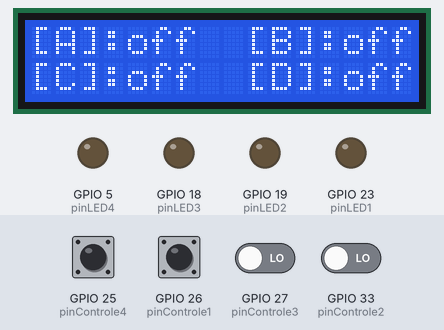
Bench run of a sketch on a simulated ESP32. On the bench: 16×2 character LCD, output pins drawn as LEDs (lit = HIGH). Inputs (shaded band) come from the test bench; at power-on: GPIO 25 (pinControle4), GPIO 26 (pinControle1), GPIO 27 (pinControle3), GPIO 33 (pinControle2) LOW.

Above: at 1.2 s.
1.3 s: GPIO 25 (pinControle4) driven HIGH
At 2.5 s:
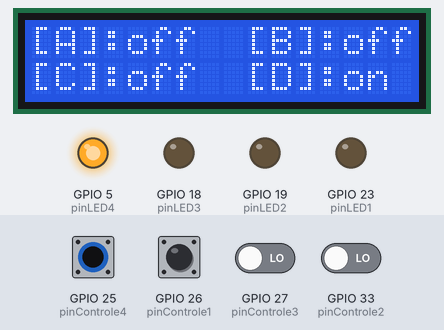
2.8 s: GPIO 26 (pinControle1) driven HIGH
At 4.0 s:
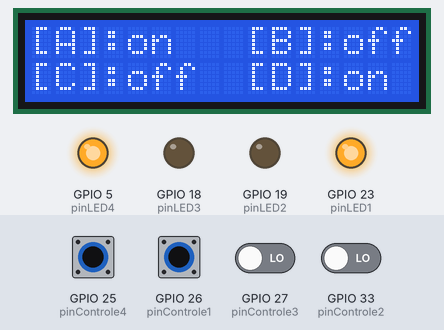
4.3 s: GPIO 27 (pinControle3) driven HIGH
At 5.3 s:
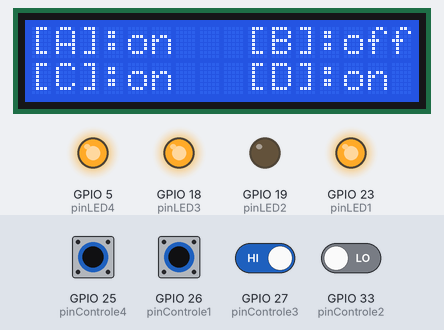
5.8 s: GPIO 33 (pinControle2) driven HIGH
At 7.0 s:
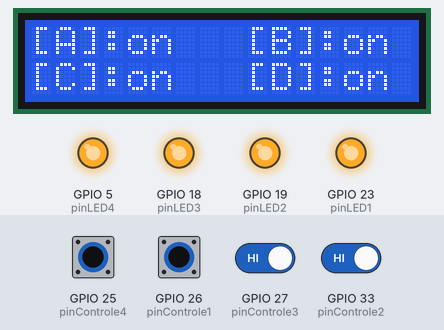
7.3 s: GPIO 25 (pinControle4) pulsed LOW 5 times (0.12 s each, 0.3 s apart)
At 9.4 s:
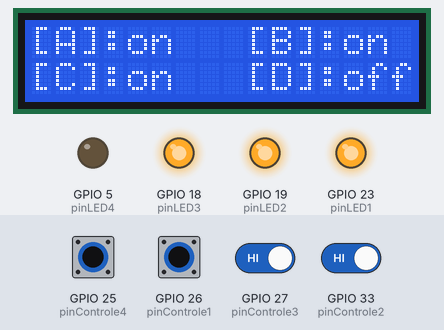
10.3 s: GPIO 26 (pinControle1) pulsed LOW 2 times (0.12 s each, 0.3 s apart)
At 10.59 s:
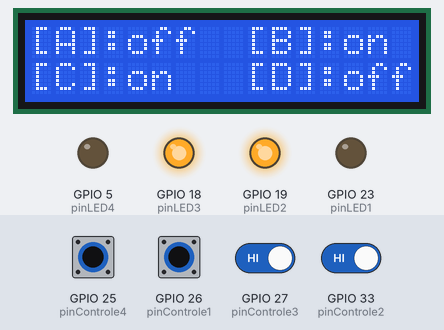
Timing chart, 0 to 13.3 s (numbered marks = the images above; inputs shaded):
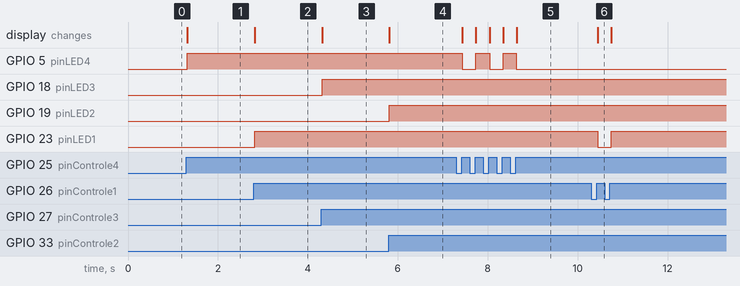

The sketch:

Q0966-Sketch.ino
```cpp
#define pinControle1 26
#define pinControle2 33
#define pinControle3 27
#define pinControle4 25

#define pinLED1 23
#define pinLED2 19
#define pinLED3 18
#define pinLED4 5

#include <Wire.h>
#include <LiquidCrystal_I2C.h>

LiquidCrystal_I2C lcd(0x3F,16,2);  // padrao 0x27

bool estadoCanal1;
bool estadoCanal2;
bool estadoCanal3;
bool estadoCanal4;

bool estadoCanal1Ant;
bool estadoCanal2Ant;
bool estadoCanal3Ant;
bool estadoCanal4Ant;

bool canal1;
bool canal2;
bool canal3;
bool canal4;


void setup()
{
  pinMode(pinControle1, INPUT);
  pinMode(pinControle2, INPUT);
  pinMode(pinControle3, INPUT);
  pinMode(pinControle4, INPUT);

  pinMode(pinLED1, OUTPUT);
  pinMode(pinLED2, OUTPUT);
  pinMode(pinLED3, OUTPUT);
  pinMode(pinLED4, OUTPUT);

  lcd.init();
  lcd.backlight();

  lcd.setCursor(0,0);
  lcd.print("[A]:     [B]:");
  lcd.setCursor(0,1);
  lcd.print("[C]:     [D]:");
}


void loop()
{
  estadoCanal1 = digitalRead(pinControle1);
  if (estadoCanal1 && !estadoCanal1Ant) { canal1 = !canal1; }
  estadoCanal1Ant = estadoCanal1;

  estadoCanal2 = digitalRead(pinControle2);
  if (estadoCanal2 && !estadoCanal2Ant) { canal2 = !canal2; }
  estadoCanal2Ant = estadoCanal2;

  estadoCanal3 = digitalRead(pinControle3);
  if (estadoCanal3 && !estadoCanal3Ant) { canal3 = !canal3; }
  estadoCanal3Ant = estadoCanal3;

  estadoCanal4 = digitalRead(pinControle4);
  if (estadoCanal4 && !estadoCanal4Ant) { canal4 = !canal4; }
  estadoCanal4Ant = estadoCanal4;

  lcd.setCursor(4,0);
  if (canal1) { lcd.print("on "); } else { lcd.print("off"); }

  lcd.setCursor(13,0);
  if (canal2) { lcd.print("on "); } else { lcd.print("off"); }

  lcd.setCursor(4,1);
  if (canal3) { lcd.print("on "); } else { lcd.print("off"); }

  lcd.setCursor(13,1);
  if (canal4) { lcd.print("on "); } else { lcd.print("off"); }

  digitalWrite(pinLED1, canal1);
  digitalWrite(pinLED2, canal2);
  digitalWrite(pinLED3, canal3);
  digitalWrite(pinLED4, canal4);
}
```

Measured:
- after the input at 1.3 s, GPIO 5 (pinLED4): LOW → HIGH at once; the display: changes at once (image 1)
- after the input at 2.8 s, GPIO 23 (pinLED1): LOW → HIGH at once; the display: changes at once (image 2)
- after the input at 4.3 s, GPIO 18 (pinLED3): LOW → HIGH at once; the display: changes at once (image 3)
- after the input at 5.8 s, GPIO 19 (pinLED2): LOW → HIGH at once; the display: changes at once (image 4)
- after the input at 7.3 s, GPIO 5 (pinLED4): alternates HIGH for 0.30 s and LOW for 0.30 s, 5 changes in all, then stays LOW, starting after 0.13 s; the display: changes after 0.13 s (image 5)
- after the input at 10.3 s, GPIO 23 (pinLED1): HIGH → LOW after 0.14 s, → HIGH 0.30 s later; the display: changes after 0.14 s (image 6)
